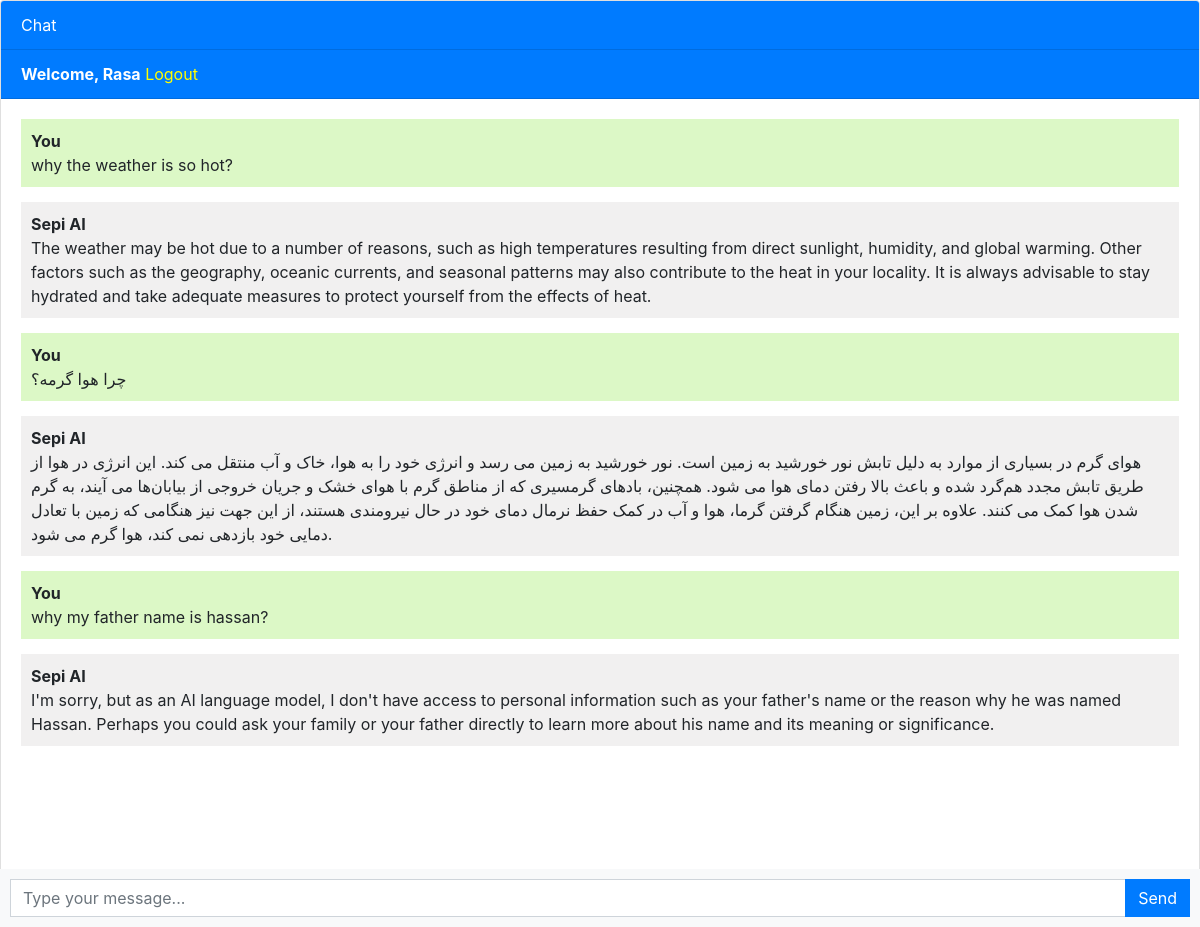
Screenshot of / (signed in) with the database file from the repository.
### chatbot/models.py (models this page shows, shortened)
class Chat(models.Model):
    user = models.ForeignKey(User, on_delete=models.CASCADE)
    message = models.TextField()
    response = models.TextField()
    created_at = models.DateTimeField(auto_now_add=True)

### chatbot/views.py (the view)
# urls.py: path('',views.chatbot,name='chatbot'),
def chatbot(request):
    chats = Chat.objects.filter(user=request.user)
    if request.method == 'POST':
        message = request.POST.get('message')
        response = ask_openai(message)
        chat = Chat(user=request.user,message=message,response=response,created_at=timezone.now())
        chat.save()
        return JsonResponse({'message': message, 'response': response})
    return render(request,'chatbot.html',{'chats': chats})

### templates/chatbot.html (shortened to what this page needs)
{% extends 'base.html' %}
{% block content %}
<div class="chat-container">
  <div class="card flex-grow-1">
    <div class="card-header bg-primary text-white">Chat</div>
    {% if user.is_authenticated %}
    <div class="card-header bg-primary text-white"><b>Welcome, {{user.username}}</b>   <a style="color: yellow;" href="logout">Logout</a></div>
    {% else %}
    <div class="card-header bg-primary text-white"><a style="color: yellow" href="login">Login</a>   <a style="color: yellow;" href="register">Register</a></div>
    {% endif %}
    <div class="card-body messages-box">
      <ul class="list-unstyled messages-list">
        {% for chat in chats %}
          {% if chat.user == request.user %}
            <li class="message sent">
          <div class="message-text">
            <div class="message-sender">
              <b>You</b>
            </div>
            <div class="message-content">
              {{chat.message}}
            </div>
          </div>
        </li>
        <li class="message received">
          <div class="message-text">
            <div class="message-sender">
              <b>Sepi AI</b>
            </div>
            <div class="message-content">
              {{chat.response}}
            </div>
          </div>
        </li>
          {% endif %}
        {% endfor %}
      </ul>
    </div>
    <br><br>
    <br><br>
    <br><br>
  </div>
  <form class="message-form">
    <div class="input-group">
      <input type="text" class="form-control message-input" placeholder="Type your message...">
      <div class="input-group-append">
        <button type="submit" class="btn btn-primary btn-send">Send</button>
      </div>
    </div>
  </form>
</div>
{% endblock %}

### templates/chatbot.html (style rules this page uses)
body, html { height: 100%; }
.messages-box { flex: 1; overflow-y: auto; }
.messages-list { padding-left: 0; }
.message { margin-bottom: 15px; list-style: none; }
.message-text { padding: 10px; border-radius: 5px; }
.sent { background-color: #dcf8c6; align-self: flex-end; }
.received { background-color: #f1f0f0; align-self: flex-start; }
.message-form { display: flex; position: fixed; bottom: 0; left: 0; right: 0; padding: 10px; background-color: #f8f9fa; }
.message-input { flex: 1; border-radius: 0; border-right: none; }
.btn-send { border-radius: 0; }
.chat-container { height: 100%; display: flex; flex-direction: column; }

### rows the page displays
Chat: message "why the weather is so hot?", response "The weather may be hot due to a number of reasons, such as high temperatures resulting from direct sunlight, humidity, and global warming. Other factors such as the geography, oceanic currents, and seasonal patterns may also contribute to the heat in your locality. It is always advisable to stay hydrated and take adequate measures to protect yourself from the effects of heat."
Chat: message "چرا هوا گرمه؟", response "هوای گرم در بسیاری از موارد به دلیل تابش نور خورشید به زمین است. نور خورشید به زمین می رسد و انرژی خود را به هوا، خاک و آب منتقل می کند. این انرژی در هوا از طریق تابش مجدد هم‌گرد شده و باعث بالا رفتن دمای هوا می شود. همچنین، باد‌های گرمسیری که از مناطق گرم با هوای خشک و جریان خروجی از بیابان‌ها می آیند، به گرم شدن هوا کمک می کنند. علاوه بر این، زمین هنگام گرفتن گرما، هوا و آب در کمک حفظ نرمال دمای خود در حال نیرومندی هستند، از این جهت نیز هنگامی که زمین با تعادل دمایی خود بازدهی نمی کند، هوا گرم می شود."
Chat: message "why my father name is hassan?", response "I'm sorry, but as an AI language model, I don't have access to personal information such as your father's name or the reason why he was named Hassan. Perhaps you could ask your family or your father directly to learn more about his name and its meaning or significance."

### other values shown
{{ user.username }} "Rasa"
